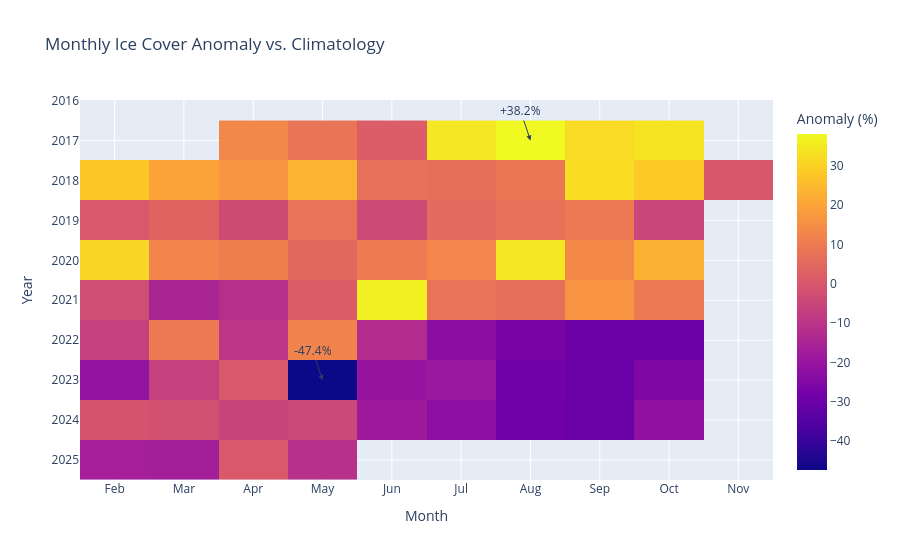

Source (notebook cell):
### Code cell
# %% [code]
import plotly.express as px

# 1. Monthly Anomaly Heatmap
# — compute long-term monthly mean
monthly_clim = df.groupby('month_num')['ice_pct'].mean().reset_index()
monthly_by_year = (
    df.groupby(['year','month_num'])['ice_pct']
      .mean()
      .reset_index()
)
# merge to get anomalies
monthly_anom = monthly_by_year.merge(monthly_clim, on='month_num', suffixes=('','_clim'))
monthly_anom['anom_pct'] = (monthly_anom['ice_pct'] - monthly_anom['ice_pct_clim'])*100

# pivot for heatmap
pivot = monthly_anom.pivot(index='year', columns='month_num', values='anom_pct')
fig = px.imshow(
    pivot,
    labels={'x':'Month','y':'Year','color':'Anomaly (%)'},
    x=[calendar.month_abbr[m] for m in pivot.columns],
    title='Monthly Ice Cover Anomaly vs. Climatology'
)
# annotate the max positive and negative anomalies
max_cell = monthly_anom.loc[monthly_anom['anom_pct'].idxmax()]
min_cell = monthly_anom.loc[monthly_anom['anom_pct'].idxmin()]
fig.add_annotation(
    x=calendar.month_abbr[int(max_cell.month_num)], y=max_cell.year,
    text=f"+{max_cell.anom_pct:.1f}%", showarrow=True, arrowhead=2
)
fig.add_annotation(
    x=calendar.month_abbr[int(min_cell.month_num)], y=min_cell.year,
    text=f"{min_cell.anom_pct:.1f}%", showarrow=True, arrowhead=2
)
fig.show()

### Figure 1 — Plotly figure (JSON) as saved in the notebook; plotly's stock layout.template omitted (floating-point values rounded to 4 significant figures)
{"data": [{"coloraxis": "coloraxis", "hovertemplate": "Month: %{x}<br>Year: %{y}<br>Anomaly (%): %{z}<extra></extra>", "name": "0", "type": "heatmap", "x": ["Feb", "Mar", "Apr", "May", "Jun", "Jul", "Aug", "Sep", "Oct", "Nov"], "xaxis": "x", "y": [2017, 2018, 2019, 2020, 2021, 2022, 2023, 2024, 2025], "yaxis": "y", "z": [[NaN, NaN, 13.12, 8.431, 1.722, 34.52, 38.16, 31.84, 33.7, NaN], [28.06, 19.9, 16.43, 23.46, 7.391, 6.806, 8.77, 32.52, 28.36, 0.0], [0.4348, 3.601, -3.359, 7.814, -3.907, 5.442, 7.262, 9.422, -5.221, NaN], [31.25, 12.58, 10.99, 5.093, 10.06, 12.85, 34.32, 13.49, 23.18, NaN], [-2.737, -14.88, -11.52, 1.513, 36.38, 8.1, 6.574, 16.13, 9.22, NaN], [-6.739, 9.674, -9.506, 12.12, -12.62, -22.78, -26.96, -29.8, -29.45, NaN], [-20.77, -6.596, 0.6315, -47.43, -20.32, -19.04, -28.73, -30.29, -25.47, NaN], [-0.9265, -1.637, -5.641, -4.054, -18.17, -22.61, -28.91, -30.18, -21.78, NaN], [-16.6, -16.79, 0.4298, -11.16, NaN, NaN, NaN, NaN, NaN, NaN]]}], "layout": {"annotations": [{"arrowhead": 2, "showarrow": true, "text": "+38.2%", "x": "Aug", "y": 2017}, {"arrowhead": 2, "showarrow": true, "text": "-47.4%", "x": "May", "y": 2023}], "coloraxis": {"colorbar": {"title": {"text": "Anomaly (%)"}}, "colorscale": [[0, "#0d0887"], [0.1111, "#46039f"], [0.2222, "#7201a8"], [0.3333, "#9c179e"], [0.4444, "#bd3786"], [0.5556, "#d8576b"], [0.6667, "#ed7953"], [0.7778, "#fb9f3a"], [0.8889, "#fdca26"], [1, "#f0f921"]]}, "title": {"text": "Monthly Ice Cover Anomaly vs. Climatology"}, "xaxis": {"anchor": "y", "constrain": "domain", "domain": [0, 1], "scaleanchor": "y", "title": {"text": "Month"}}, "yaxis": {"anchor": "x", "autorange": "reversed", "constrain": "domain", "domain": [0, 1], "title": {"text": "Year"}}}}
